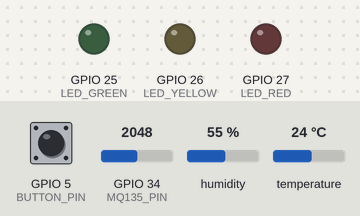
Bench run of a program on a simulated ESP32. On the bench: output pins drawn as LEDs (lit = HIGH). Dashed ring = blinking. The inputs (shaded band) are chosen by the test bench; at power-on: GPIO 5 (BUTTON_PIN) HIGH, GPIO 34 (MQ135_PIN) = 2048, humidity 55 %, temperature 24 °C. What the program prints to the serial monitor is not drawn.

Above: at 1.2 s.
1.3 s: GPIO 5 (BUTTON_PIN) pulled LOW for 0.15 s
At 2.5 s:
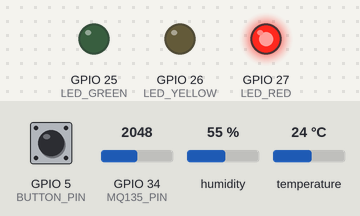
At 6.6 s:
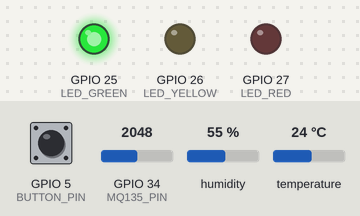
7.4 s: GPIO 5 (BUTTON_PIN) pulled LOW for 1 s
At 9.3 s:
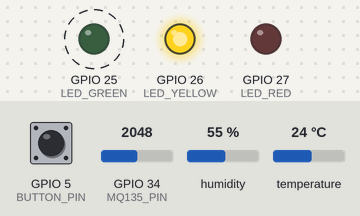
Timing chart, 0 to 13.8 s (numbered marks = the images above; inputs shaded):
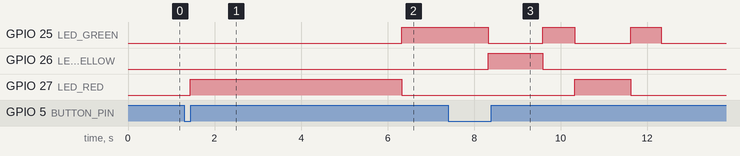

Measured:
- after the input at 1.3 s, GPIO 25 (LED_GREEN): LOW → HIGH after 5.0 s; GPIO 27 (LED_RED): LOW → HIGH after 0.14 s, → LOW 4.9 s later

The program:

main.cpp
```cpp
// Prototype Food Spoilage - FreeRTOS - ESP32
#include <Arduino.h>
#include <DHT.h>
#include "freertos/FreeRTOS.h"
#include "freertos/semphr.h"

// --- Broches ---
#define LED_GREEN 25
#define LED_YELLOW 26
#define LED_RED 27
#define BUTTON_PIN 5
#define MQ135_PIN 34
#define DHT_PIN 4
#define DHT_TYPE DHT11

DHT dht(DHT_PIN, DHT_TYPE);

// --- FreeRTOS ---
SemaphoreHandle_t xMutex;
SemaphoreHandle_t semLED;      // donné par ISR du bouton

// --- Variables système ---
volatile bool running = false;      // true = système ON (séquence + monitoring)
volatile bool inSequence = false;   // séquence LED en cours
float baselineMQ = 1.0;             // baseline (valeur analogique, initialisée)
const uint32_t CALIB_MS = 5000;     // durée calibration en ms (5s)

// Seuils et facteurs (ajuste après tests)
const float RATIO_YELLOW = 1.20f;
const float RATIO_RED    = 1.50f;
const int   DELTA_YELLOW = 150;
const int   DELTA_RED    = 400;

// Sensibilité par aliment
enum FoodType { GENERIC=0, POULTRY, DAIRY, COOKED, FRUITS, VEG, SALAD };
float foodFactor = 1.0f;

// ISR bouton
void IRAM_ATTR buttonISR() {
  BaseType_t xHigherPriorityTaskWoken = pdFALSE;
  xSemaphoreGiveFromISR(semLED, &xHigherPriorityTaskWoken);
  if (xHigherPriorityTaskWoken) portYIELD_FROM_ISR();
}

void allOff() {
  digitalWrite(LED_GREEN, LOW);
  digitalWrite(LED_YELLOW, LOW);
  digitalWrite(LED_RED, LOW);
}

void setLEDGreen() { digitalWrite(LED_GREEN, HIGH); digitalWrite(LED_YELLOW, LOW); digitalWrite(LED_RED, LOW); }
void setLEDYellow(){ digitalWrite(LED_GREEN, LOW);  digitalWrite(LED_YELLOW, HIGH); digitalWrite(LED_RED, LOW); }
void setLEDRed()   { digitalWrite(LED_GREEN, LOW);  digitalWrite(LED_YELLOW, LOW);  digitalWrite(LED_RED, HIGH); }

// --- Tâche LED & contrôle ---
void taskLED(void *pvParameters) {
  for (;;) {
    if (xSemaphoreTake(semLED, portMAX_DELAY) == pdTRUE) {
      running = !running;

      if (running) {
        // --- Calibration ambiante rapide ---
        if (xSemaphoreTake(xMutex, portMAX_DELAY) == pdTRUE) {
          Serial.println(">> ON : Calibration ambiante (5s) - ne pas approcher le capteur du plat maintenant");
          xSemaphoreGive(xMutex);
        }

        unsigned long start = millis();
        uint32_t count = 0;
        uint32_t sum = 0;
        while (millis() - start < CALIB_MS) {
          int v = analogRead(MQ135_PIN);
          sum += (uint32_t)v;
          count++;
          vTaskDelay(100 / portTICK_PERIOD_MS);
        }
        if (count > 0) baselineMQ = (float)sum / (float)count;
        if (xSemaphoreTake(xMutex, portMAX_DELAY) == pdTRUE) {
          Serial.print("Calibration done. baseline_MQ = ");
          Serial.println((int)baselineMQ);
          Serial.println(">> Approchez maintenant les capteurs du produit. Séquence LED va démarrer.");
          xSemaphoreGive(xMutex);
        }

        // --- Séquence LED ---
        inSequence = true;
        setLEDGreen(); vTaskDelay(2000 / portTICK_PERIOD_MS);
        setLEDYellow(); vTaskDelay(2000 / portTICK_PERIOD_MS);
        setLEDRed();

        if (xSemaphoreTake(xMutex, portMAX_DELAY) == pdTRUE) {
          Serial.println(">> LED rouge allumée : monitoring des capteurs déclenché");
          xSemaphoreGive(xMutex);
        }

        vTaskDelay(2000 / portTICK_PERIOD_MS);
        allOff();
        inSequence = false;

      } else {
        allOff();
        if (xSemaphoreTake(xMutex, portMAX_DELAY) == pdTRUE) {
          Serial.println(">> OFF : arrêt du système");
          xSemaphoreGive(xMutex);
        }
      }
    }
  }
}

// --- Tâche capteurs ---
void taskSensors(void *pvParameters) {
  FoodType currentFood = GENERIC;

  for (;;) {
    if (!running) {
      vTaskDelay(200 / portTICK_PERIOD_MS);
      continue;
    }

    int mqValue = analogRead(MQ135_PIN);
    float temp = dht.readTemperature();
    float hum  = dht.readHumidity();

    bool tempOk = !isnan(temp);
    bool humOk  = !isnan(hum);

    float mqRatio = 1.0f;
    float mqDelta = 0.0f;
    if (baselineMQ > 0.1f) {
      mqRatio = (float)mqValue / baselineMQ;
      mqDelta = (float)mqValue - baselineMQ;
    }

    switch (currentFood) {
      case POULTRY: foodFactor = 0.85f; break;
      case DAIRY:   foodFactor = 0.88f; break;
      case COOKED:  foodFactor = 0.9f;  break;
      case FRUITS:  foodFactor = 0.98f; break;
      case VEG:     foodFactor = 0.98f; break;
      case SALAD:   foodFactor = 0.98f; break;
      default:      foodFactor = 1.0f;  break;
    }

    float eff_yellow = RATIO_YELLOW * foodFactor;
    float eff_red    = RATIO_RED * foodFactor;
    int   eff_delta_y = (int)(DELTA_YELLOW * foodFactor);
    int   eff_delta_r = (int)(DELTA_RED * foodFactor);

    bool tempRisk = (tempOk && temp >= 8.0f);
    bool humRisk  = (humOk && hum >= 85.0f);

    bool isRed = false;
    bool isYellow = false;

    if (mqRatio >= eff_red || mqDelta >= eff_delta_r) isRed = true;
    else if (mqRatio >= eff_yellow || mqDelta >= eff_delta_y) isYellow = true;

    if (!isRed) {
      if ((tempRisk && (mqRatio >= (eff_yellow * 0.95f))) || (humRisk && (mqRatio >= (eff_yellow * 0.95f)))) {
        isYellow = true;
      }
      if (tempRisk && mqRatio >= (eff_red * 0.95f)) isRed = true;
    }

    // --- Affichage clair et stylé ---
    if (xSemaphoreTake(xMutex, portMAX_DELAY) == pdTRUE) {
      Serial.println("\n--------------------------------");
      Serial.print("📊 MQ135 Value : "); Serial.print(mqValue);
      Serial.print(" | Ratio: "); Serial.print(mqRatio, 2);
      Serial.print(" | Δ: "); Serial.print((int)mqDelta);

      Serial.print("\n🌡️ Temp: ");
      if (tempOk) { Serial.print(temp,1); Serial.print(" °C"); } else Serial.print("Error");
      Serial.print(" | 💧 Hum: ");
      if (humOk) { Serial.print(hum,1); Serial.print(" %"); } else Serial.print("Error");

      Serial.print("\n🔎 État du produit : ");

      if (isRed) {
        Serial.println("💀 SPOILED (Rouge) ⚠️");
        setLEDRed();
      }
      else if (isYellow) {
        Serial.println("⚠️ ATTENTION (Jaune)");
        setLEDYellow();
      }
      else {
        Serial.println("🥦 FRAIS (Vert) ✅");
        setLEDGreen();
      }

      Serial.println("--------------------------------\n");
      xSemaphoreGive(xMutex);
    }

    vTaskDelay(2000 / portTICK_PERIOD_MS);
  }
}

void setup() {
  Serial.begin(115200);
  pinMode(LED_GREEN, OUTPUT);
  pinMode(LED_YELLOW, OUTPUT);
  pinMode(LED_RED, OUTPUT);
  pinMode(BUTTON_PIN, INPUT_PULLUP);
  pinMode(MQ135_PIN, INPUT);
  dht.begin();

  allOff();

  xMutex = xSemaphoreCreateMutex();
  semLED = xSemaphoreCreateBinary();

  attachInterrupt(BUTTON_PIN, buttonISR, FALLING);

  xTaskCreatePinnedToCore(taskLED, "LED Task", 4096, NULL, 1, NULL, 1);
  xTaskCreatePinnedToCore(taskSensors, "Sensors Task", 4096, NULL, 1, NULL, 0);

  Serial.println("=== 🍱 Food Spoilage Prototype READY ===");
  Serial.println("Procédure: placer l'ESP32 en air ambiant, appuyer ON, attendre calibration, rapprocher capteurs du produit.");
}

void loop() { /* vide : tout en FreeRTOS */ }
```
